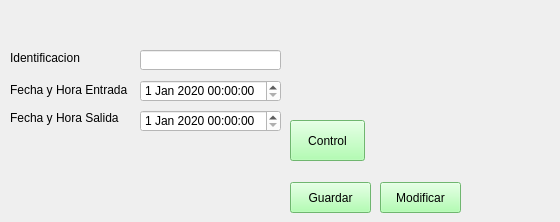
       <widget class="QWidget" name="tab_8">
        <attribute name="icon">
         <iconset>
          <normaloff>Img/clock.png</normaloff>Img/clock.png</iconset>
        </attribute>
        <attribute name="title">
         <string>Controles</string>
        </attribute>
        <widget class="QLabel" name="label_38">
         <property name="geometry">
          <rect>
           <x>10</x>
           <y>110</y>
           <width>121</width>
           <height>16</height>
          </rect>
         </property>
         <property name="text">
          <string>Fecha y Hora Salida</string>
         </property>
        </widget>
        <widget class="QLabel" name="label_40">
         <property name="geometry">
          <rect>
           <x>10</x>
           <y>50</y>
           <width>71</width>
           <height>16</height>
          </rect>
         </property>
         <property name="text">
          <string>Identificacion</string>
         </property>
        </widget>
        <widget class="QLabel" name="label_41">
         <property name="geometry">
          <rect>
           <x>10</x>
           <y>80</y>
           <width>121</width>
           <height>20</height>
          </rect>
         </property>
         <property name="text">
          <string>Fecha y Hora Entrada</string>
         </property>
        </widget>
        <widget class="QLineEdit" name="txtidentificacion_control">
         <property name="geometry">
          <rect>
           <x>140</x>
           <y>50</y>
           <width>141</width>
           <height>20</height>
          </rect>
         </property>
         <property name="focusPolicy">
          <enum>Qt::StrongFocus</enum>
         </property>
         <property name="styleSheet">
          <string notr="true">background-color: rgb(255, 255, 255);</string>
         </property>
         <property name="placeholderText">
          <string/>
         </property>
        </widget>
        <widget class="QDateTimeEdit" name="dtfechahe">
         <property name="geometry">
          <rect>
           <x>140</x>
           <y>80</y>
           <width>141</width>
           <height>22</height>
          </rect>
         </property>
         <property name="styleSheet">
          <string notr="true">background-color: rgb(255, 255, 255);</string>
         </property>
         <property name="date">
          <date>
           <year>2020</year>
           <month>1</month>
           <day>1</day>
          </date>
         </property>
        </widget>
        <widget class="QDateTimeEdit" name="dtfechahs">
         <property name="geometry">
          <rect>
           <x>140</x>
           <y>110</y>
           <width>141</width>
           <height>22</height>
          </rect>
         </property>
         <property name="styleSheet">
          <string notr="true">background-color: rgb(255, 255, 255);</string>
         </property>
         <property name="date">
          <date>
           <year>2020</year>
           <month>1</month>
           <day>1</day>
          </date>
         </property>
        </widget>
        <widget class="QPushButton" name="btn_guardar_control">
         <property name="geometry">
          <rect>
           <x>290</x>
           <y>182</y>
           <width>81</width>
           <height>31</height>
          </rect>
         </property>
         <property name="cursor">
          <cursorShape>PointingHandCursor</cursorShape>
         </property>
         <property name="styleSheet">
          <string notr="true">background-color: rgb(156, 255, 156);</string>
         </property>
         <property name="text">
          <string>Guardar</string>
         </property>
         <property name="icon">
          <iconset>
           <normaloff>Img/Guardar.png</normaloff>Img/Guardar.png</iconset>
         </property>
         <property name="iconSize">
          <size>
           <width>20</width>
           <height>20</height>
          </size>
         </property>
        </widget>
        <widget class="QPushButton" name="btn_modificar_control">
         <property name="geometry">
          <rect>
           <x>380</x>
           <y>182</y>
           <width>81</width>
           <height>31</height>
          </rect>
         </property>
         <property name="cursor">
          <cursorShape>PointingHandCursor</cursorShape>
         </property>
         <property name="styleSheet">
          <string notr="true">background-color: rgb(156, 255, 156);</string>
         </property>
         <property name="text">
          <string>Modificar</string>
         </property>
         <property name="icon">
          <iconset>
           <normaloff>Img/Editar.png</normaloff>Img/Editar.png</iconset>
         </property>
         <property name="iconSize">
          <size>
           <width>20</width>
           <height>20</height>
          </size>
         </property>
        </widget>
        <widget class="QPushButton" name="btn_control">
         <property name="geometry">
          <rect>
           <x>290</x>
           <y>120</y>
           <width>75</width>
           <height>41</height>
          </rect>
         </property>
         <property name="cursor">
          <cursorShape>PointingHandCursor</cursorShape>
         </property>
         <property name="styleSheet">
          <string notr="true">background-color: rgb(156, 255, 156);</string>
         </property>
         <property name="text">
          <string>Control</string>
         </property>
         <property name="icon">
          <iconset>
           <normaloff>Img/clock.png</normaloff>Img/clock.png</iconset>
         </property>
        </widget>
        <widget class="QLabel" name="label_42">
         <property name="geometry">
          <rect>
           <x>420</x>
           <y>20</y>
           <width>131</width>
           <height>131</height>
          </rect>
         </property>
         <property name="text">
          <string/>
         </property>
         <property name="pixmap">
          <pixmap>Img/clock.png</pixmap>
         </property>
         <property name="scaledContents">
          <bool>true</bool>
         </property>
        </widget>
       </widget>
